Frame 1 (no input): blank canvas, image omitted
Frame 60 (no input): blank canvas, image omitted
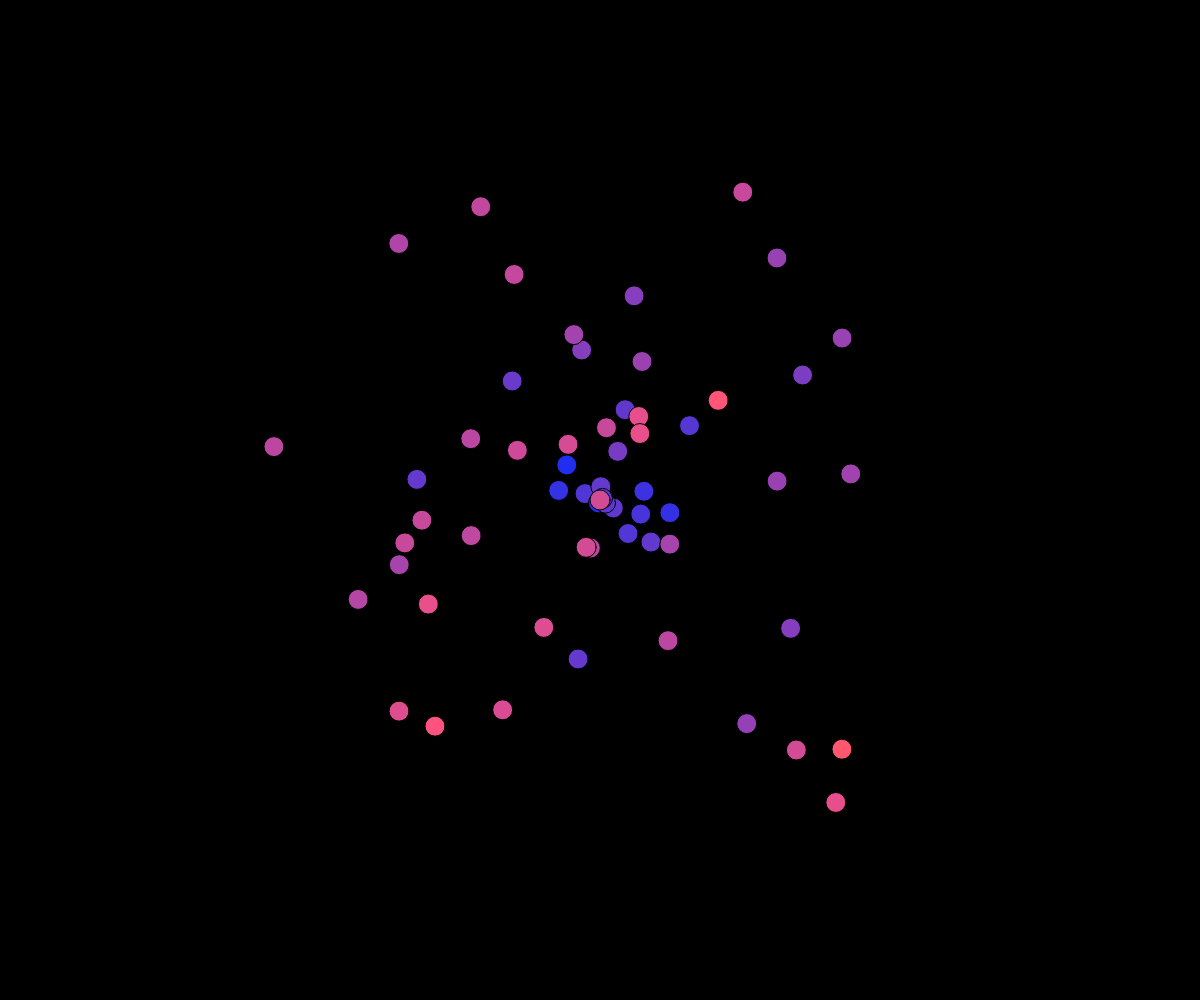
Frame 120 (the mouse pressed at the canvas centre since frame 60)

The p5.js sketch whose frames 1 and 60 were blank and that drew this single picture after the mouse press (run headless with seeded random() and noise() and a simulated clock; from frame 60 on, the mouse is pressed at the canvas centre):

// p5.js sketch
// ── sketch.js

// TO DO: try making an ideal gas simulator

let ballArray = [];

function setup() {
  createCanvas(windowWidth, windowHeight);
}

function draw() {
  background(0);
  if(mouseIsPressed){
    spawnBall();
  }
  for(let ball of ballArray){
    let color = hube(sqrt(ball.dx**2 + ball.dy**2));
    console.log(color);
    fill(color[0], color[1], color[2]);
    circle(ball.x, ball.y, 2*ball.radius);

    if(ball.x >= width || ball.x <= 0){
      ball.dx *= -1;
    }
    if(ball.y >= height || ball.y <= 0){
      ball.dy *= -1;
    }

    ball.x += ball.dx;
    ball.y += ball.dy;
  }
}

function hube(_v){
  return [30*_v, 40+5*_v, 255-15*_v];
}

function spawnBall(){
  let someBall = {
    x: mouseX,
    y: mouseY,
    dx: random(-7,7),
    dy: random(-7,7),
    radius: 10
  };
  ballArray.push(someBall);
}
